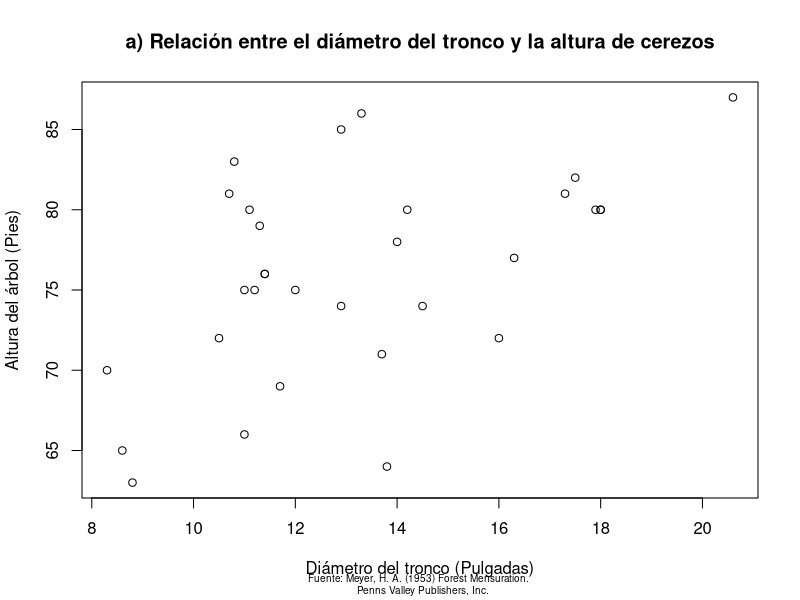
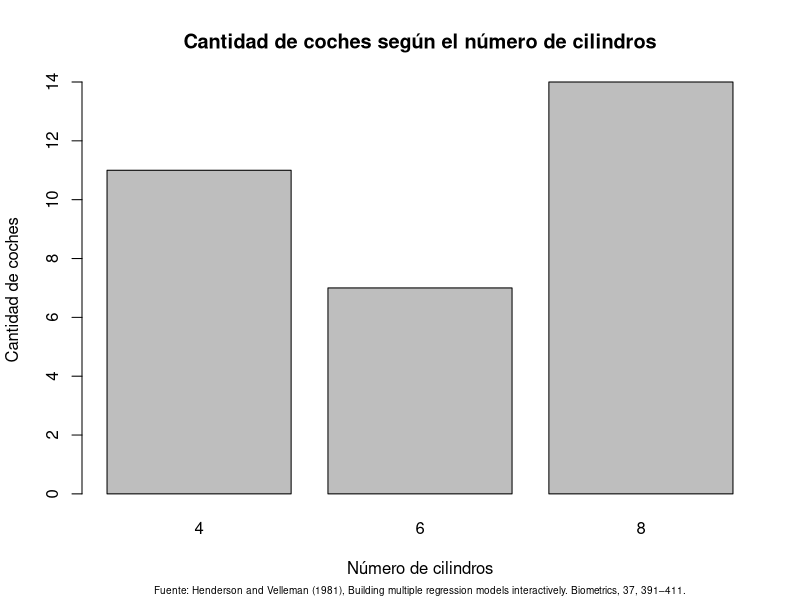
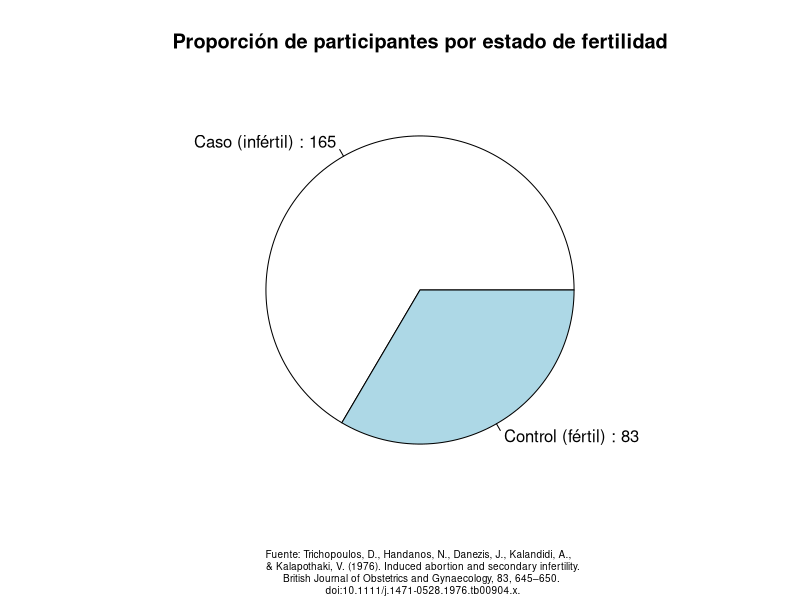
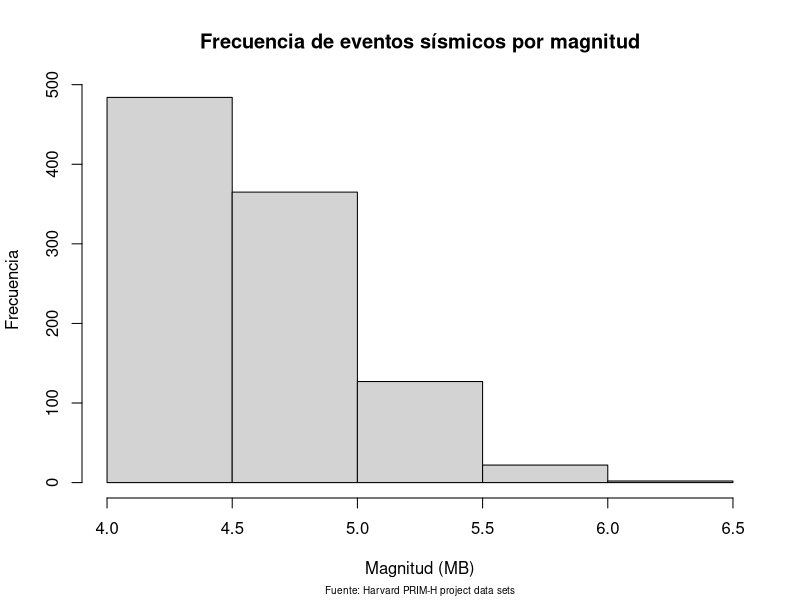

Reproduce these figures in R, in order.
## ---- chunk 1
# generar gráfico de dispersión
plot(
  x = trees$Girth, 
  y = trees$Height,
  xlab = "Diámetro del tronco (Pulgadas)",
  ylab = "Altura del árbol (Pies)",
  main = "a) Relación entre el diámetro del tronco y la altura de cerezos",
  sub = "Fuente: Meyer, H. A. (1953) Forest Mensuration. 
  Penns Valley Publishers, Inc.",
  cex.sub = 0.6
)
## ---- chunk 2
# contar observaciones en una tabla nueva
carros_por_cilindros <- table(mtcars$cyl)

# generar gráfico de barras
barplot(
  height = carros_por_cilindros, 
  xlab = "Número de cilindros",
  ylab = "Cantidad de coches",
  main = "Cantidad de coches según el número de cilindros",
  sub = "Fuente: Henderson and Velleman (1981), Building multiple regression models interactively. Biometrics, 37, 391–411.",
  cex.sub = 0.6
)
## ---- chunk 3
# contar observaciones en tabla nueva
estado_caso <- table(infert$case)

# generar gráfico de pastel
pie(
  x = estado_caso,
  main = "Proporción de participantes por estado de fertilidad", 
  labels = paste(c("Caso (infértil)", "Control (fértil)"), ":", estado_caso),
  sub = "Fuente: Trichopoulos, D., Handanos, N., Danezis, J., Kalandidi, A., 
  & Kalapothaki, V. (1976). Induced abortion and secondary infertility.
  British Journal of Obstetrics and Gynaecology, 83, 645–650. 
  doi:10.1111/j.1471-0528.1976.tb00904.x.",
  cex.sub = 0.6
)
## ---- chunk 4
# generar histograma
hist(
  x = quakes$mag,
  breaks = 5, 
  main = "Frecuencia de eventos sísmicos por magnitud", 
  xlab = "Magnitud (MB)", 
  ylab = "Frecuencia",
  sub = "Fuente: Harvard PRIM-H project data sets",
  cex.sub = 0.6
)
